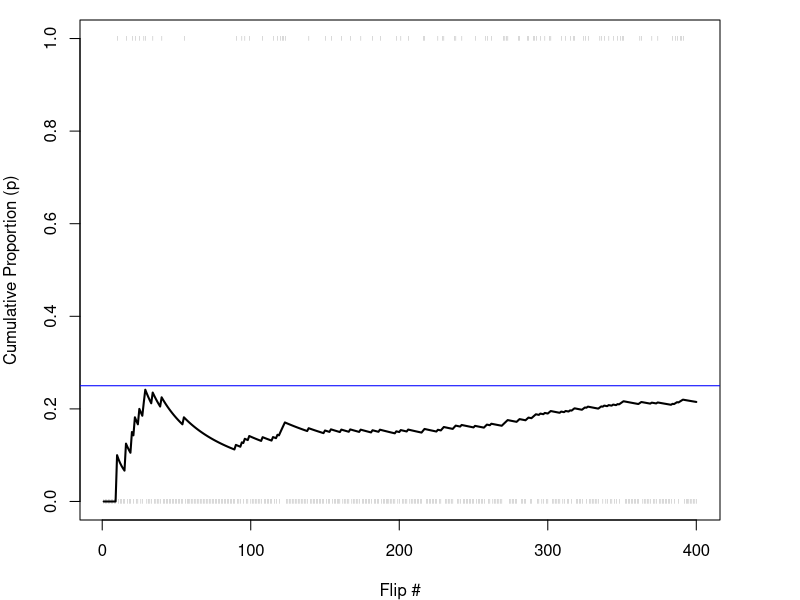
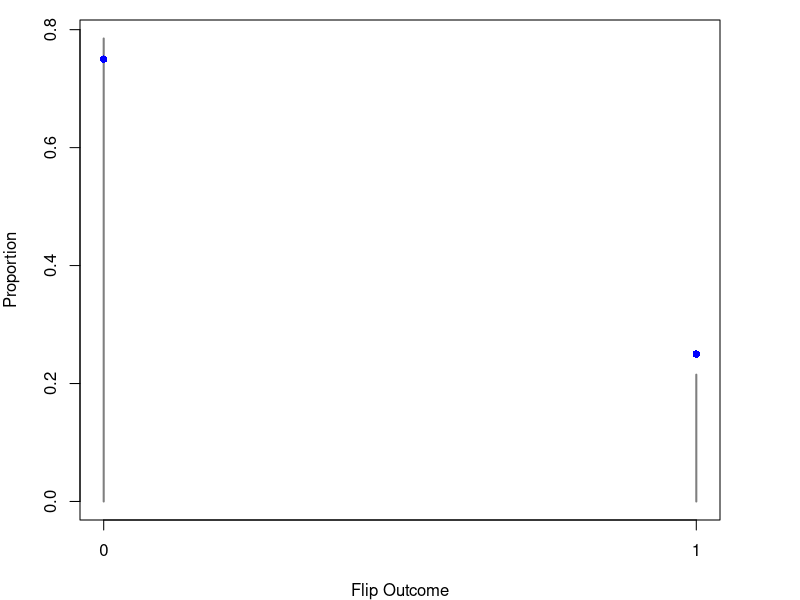
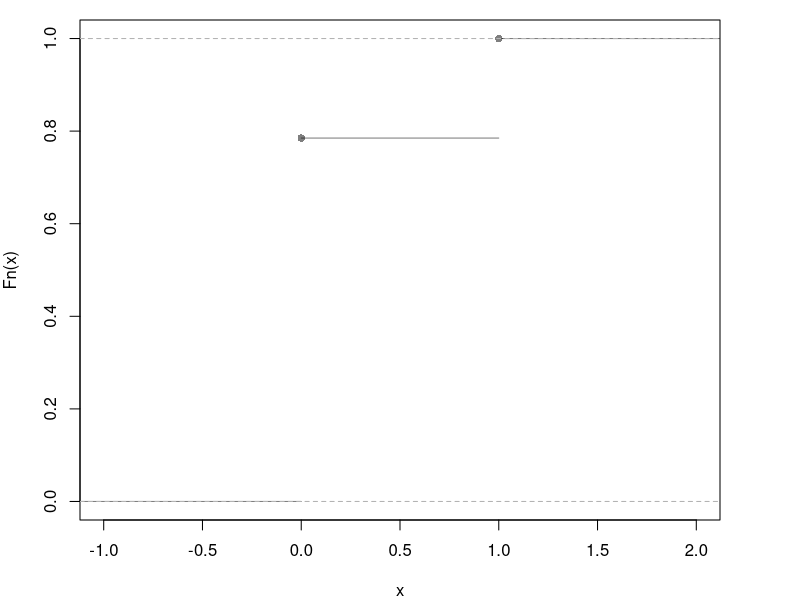
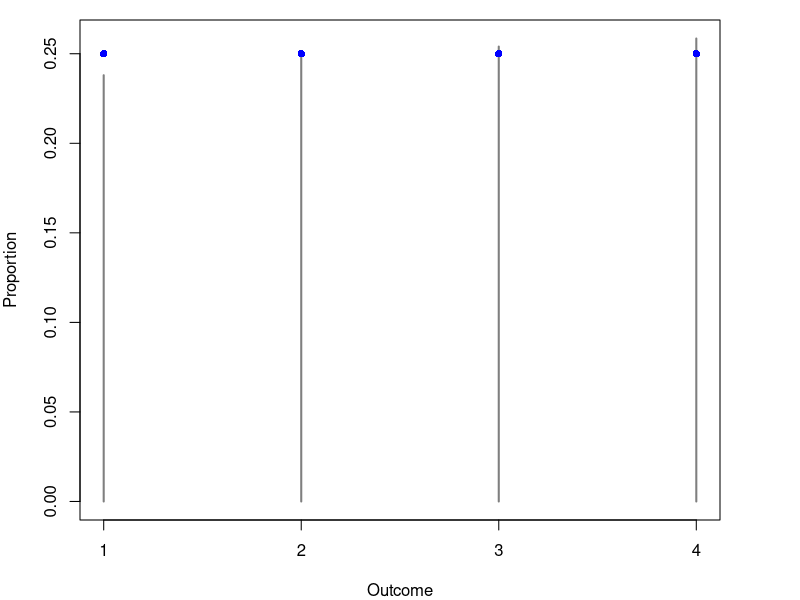
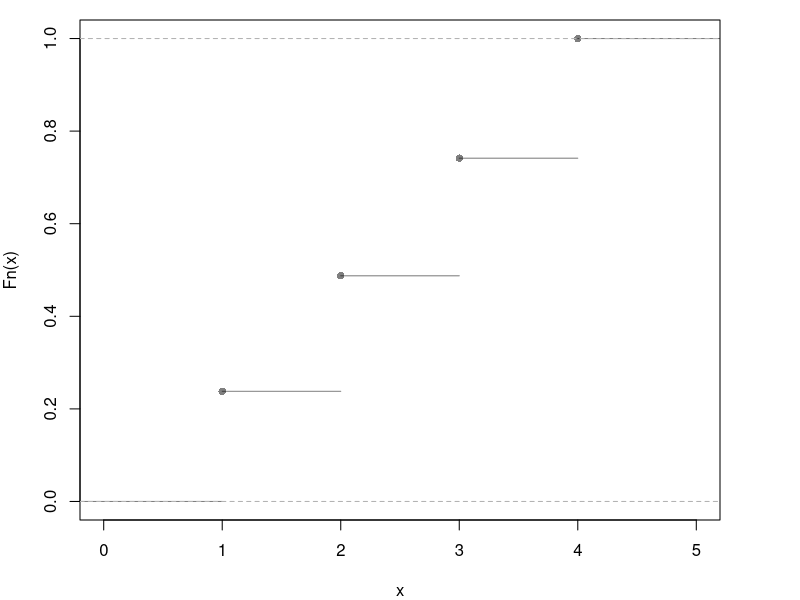
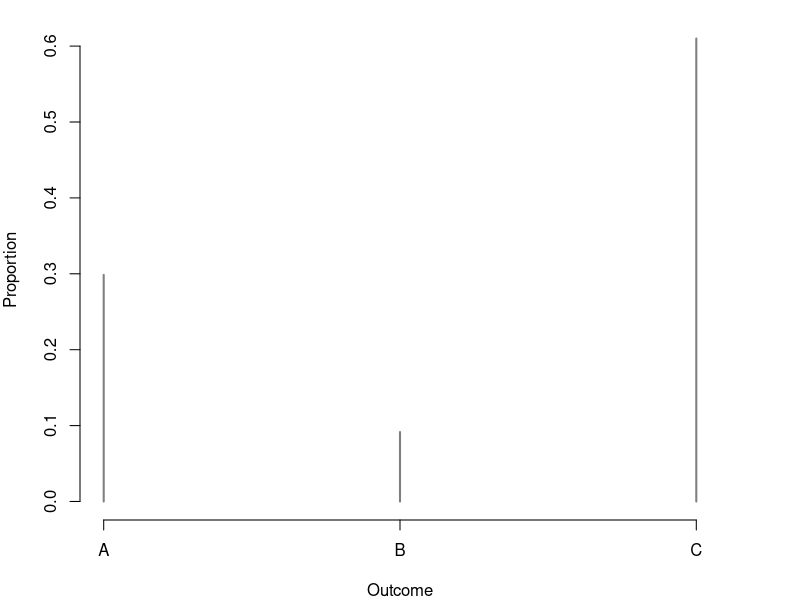
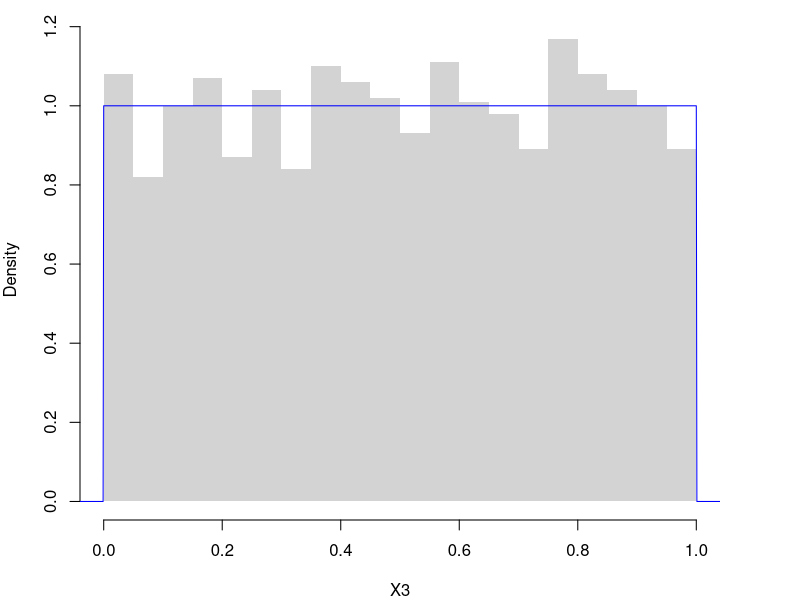
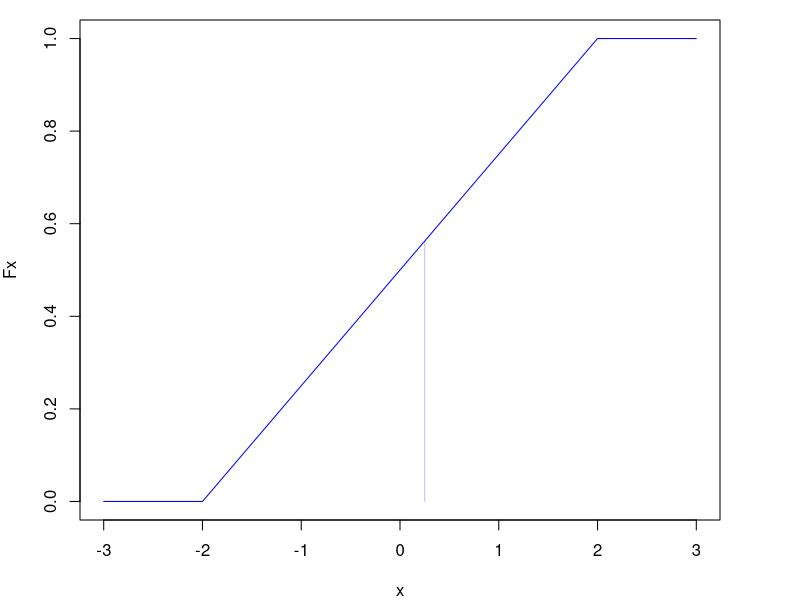

The R source for these figures, in order:
## ---- chunk 1
x <- c(0,1)
x_probs <- c(3/4, 1/4)

sample(x, 1, prob=x_probs, replace=T) # 1 Flip
sample(x, 4, prob=x_probs, replace=T) # 4 Flips 
X0 <- sample(x, 400, prob=x_probs, replace=T)

# Plot Cumulative Proportion
X0_t <- seq(1, length(X0)) #head(X0_t)
X0_mt <- cumsum(X0)/X0_t #head(X0_mt)
par(mar=c(4,4,1,4))
plot(X0_t, X0_mt, type='l',
    ylab='Cumulative Proportion (p)',
    xlab='Flip #', 
    ylim=c(0,1), 
    lwd=2)
# Show individual flip outcomes
points(X0_t, X0, col=grey(0,.5),
    pch='|', cex=.3)
# Show theoretical proportions
abline(h=0.25, col='blue')

# Plot Long run proportions
proportions <- table(X0)/length(X0)
plot(proportions, 
    col=grey(0, 0.5),
    xlab='Flip Outcome', 
    ylab='Proportion',
    main=NA)
points(c(0,1), c(.75, .25), pch=16, col='blue') # Theoretical values

# Plot CDF
plot( ecdf(X0), col=grey(0,.5),
    pch=16, main=NA) #Empirical
#points(c(0,1), c(.75, 1), pch=16, col='blue') # Theoretical
## ---- chunk 2
x <- c(1,2,3,4)
x_probs <- c(1/4, 1/4, 1/4, 1/4)
# sample(x, 1, prob=x_probs, replace=T) # 1 roll
X1 <- sample(x, 2000, prob=x_probs, replace=T) # 2000 rolls

# Plot Long run proportions
proportions <- table(X1)/length(X1)
plot(proportions, col=grey(0,.5),
    xlab='Outcome', ylab='Proportion', main=NA)
points(x, x_probs, pch=16, col='blue') # Theoretical values

# Hist w/ Theoretical Counts
# hist(X1, breaks=50, border=NA, main=NA, ylab='Count')
# points(x, x_probs*length(X1), pch='-') 

# Alternative Plot
plot( ecdf(X1), pch=16, col=grey(0,.5), main=NA)

# Alternative Plot 2
#props <- table(X1)
#barplot(props, ylim = c(0, 0.35), ylab = "Proportion", xlab = "Value")
#abline(h = 1/4, lty = 2)
## ---- chunk 3
x <- c('A', 'B', 'C')
x_probs <- c(3/10, 1/10, 6/10)
sum(x_probs)
X2 <- sample(x, 2000, prob=x_probs, replace=T) # sample of 2000

# Plot Long run proportions
proportions <- table(X2)/length(X2)
plot(proportions, col=grey(0,.5),
    xlab='Outcome', ylab='Proportion', main=NA)
points(x, x_probs, pch=16, col='blue') # Theoretical values

# Histogram version
# X2_alt <- X1
# X2_alt[X2_alt=='A'] <- 1
#X2_alt[X2_alt=='B'] <- 2
#X2_alt[X2_alt=='C'] <- 3
#X2_alt <- as.numeric(X1_alt)
#hist(X2_alt, breaks=50, border=NA, 
#    main=NA, ylab='Count')
#points(x, x_probs*length(X2_alt), pch=16) ## Theoretical Counts

# Alternative Plot
# plot( ecdf(X2), pch=16, col=grey(0,.5), main=NA)
## ---- chunk 4
# Prob. < 0.25
punif(0.25)

# Prob. > 0.25
1-punif(0.25)

# Prob. in (0.2,0.7]
F_two <- punif( c(0.2, 0.7) )
F_in <- F_two[2] - F_two[1]
F_in

# Prob. out of (0.2,0.7]
F_out <- 1- F_in
F_out
## ---- chunk 5
runif(3) # 3 draws

# Empirical Density 
X3 <- runif(2000)
hist(X3, breaks=20, border=NA, main=NA, freq=F)
# Theoretical Density
x <- seq(-0.1,1.1,by=.001)
fx <- dunif(x)
lines(x, fx, col='blue')

# CDF example 1
P_low <- punif(0.25)
P_low
# Uncomment to show via PDF
# x_low <- seq(0,0.25,by=.001)
# fx_low <- dunif(x_low)
# polygon( c(x_low, rev(x_low)), c(fx_low,fx_low*0),
#    col=rgb(0,0,1,.25), border=NA)
    
# CDF example 2
P_high <- 1-punif(0.25)
P_high
# Uncomment to show via PDF
# x_high <- seq(0.25,1,by=.001)
# fx_high <- dunif(x_high)
# polygon( c(x_high, rev(x_high)), c(fx_high,fx_high*0),
#    col=rgb(0,0,1,.25), border=NA)
    
# CDF example 3
P_mid <- punif(0.75) - punif(0.25)
P_mid
# Uncomment to show via PDF
# x_mid <-  seq(0.25,0.75,by=.001)
# fx_mid <- dunif(x_mid)
# polygon( c(x_mid, rev(x_mid)), c(fx_mid,fx_mid*0),
#    col=rgb(0,0,1,.25), border=NA)
## ---- chunk 6
# Simulation
X <- runif(1000, -2, 2)
# ... 

# Draw by computer the CDF, F(x)
x <- seq(-3,3,by=0.005)
Fx <- punif(x, -2, 2)
plot(x, Fx, type='l', col='blue')
# Answer
Fstar <- punif(0.25, -2, 2)
# Visualize Answer
segments(0.25, 0, 0.25, Fstar,
    col=rgb(0,0,1, 0.25))

# Draw by computer the PDF, f(x)
fx <- dunif(x, -2, 2)
plot(x, fx, type='l', col='blue')
# Visualize Answer
fstar <- dunif(0.25, -2, 2)
polygon(
    c(-2, 0.25, 0.25, -2), 
    c(0, 0, fstar,fstar),
    col=rgb(0,0,1, 0.25), border=NA)
## ---- chunk 7
rexp(3) # 3 draws

X5 <- rexp(2000)
hist(X5, breaks=20,
    border=NA, main=NA,
    freq=F, ylim=c(0,1), xlim=c(0,10))

x <- seq(0,10,by=.1)
fx <- dexp(x)
lines(x, fx, col='blue')
## ---- chunk 8
pexp(10, 1/50)
## ---- chunk 9
rnorm(3) # 3 draws

X6 <- rnorm(2000)
hist(X6, breaks=20,
    border=NA, main=NA,
    freq=F, ylim=c(0,.4), xlim=c(-4,4))

x <- seq(-10,10,by=.025)
fx <- dnorm(x)
lines(x, fx, col='blue')
## ---- chunk 10
pnorm( c(-1.645, 1.645) ) # 10%
pnorm( c(-2.576, 2.576) ) #  1%
## ---- chunk 11
plot( ecdf(X6), main=NA) # Empirical

x <- seq(-4,4,by=.01) # Theoretical
Fx <- pnorm(x, 0, 1)
lines(x, Fx, col='blue')

# Middle Interval Example 
F2 <- pnorm(0.2, 0, 1)
F8 <- pnorm(0.8, 0, 1)
F_2_8 <- F8 - F2
F_2_8

# Visualize
title('Middle between 0.2 and 0.8')
segments( 0.2, F2, -5, F2, col='red')
segments( 0.8, F8, -5, F8, col='red')
## ---- chunk 12
# Start with a simulation of 1000 people to build intuition
X <- rnorm(1000,2,3)
hist(X, freq=F, border=NA, main=NA)
sum(X>4)/1000

# Do an exact calculation
1-pnorm(4,2,3)
## ---- chunk 13
# PDF
x <- seq(-10,10,by=.025)
fx <- dnorm(x)
plot(x, fx,
    col='blue', type='l',
    ylab='Theoretical Density: f(x)',
    main='Middle 90%')
# Show Middle 90%
x_90 <- seq(-1.645,1.645,by=.025)
fx_90 <- dnorm(x_90)
polygon( c(x_90, rev(x_90)), c(fx_90,fx_90*0),
    col=rgb(0,0,1,.25), border=NA)
pnorm(1.645)-pnorm(-1.645)
